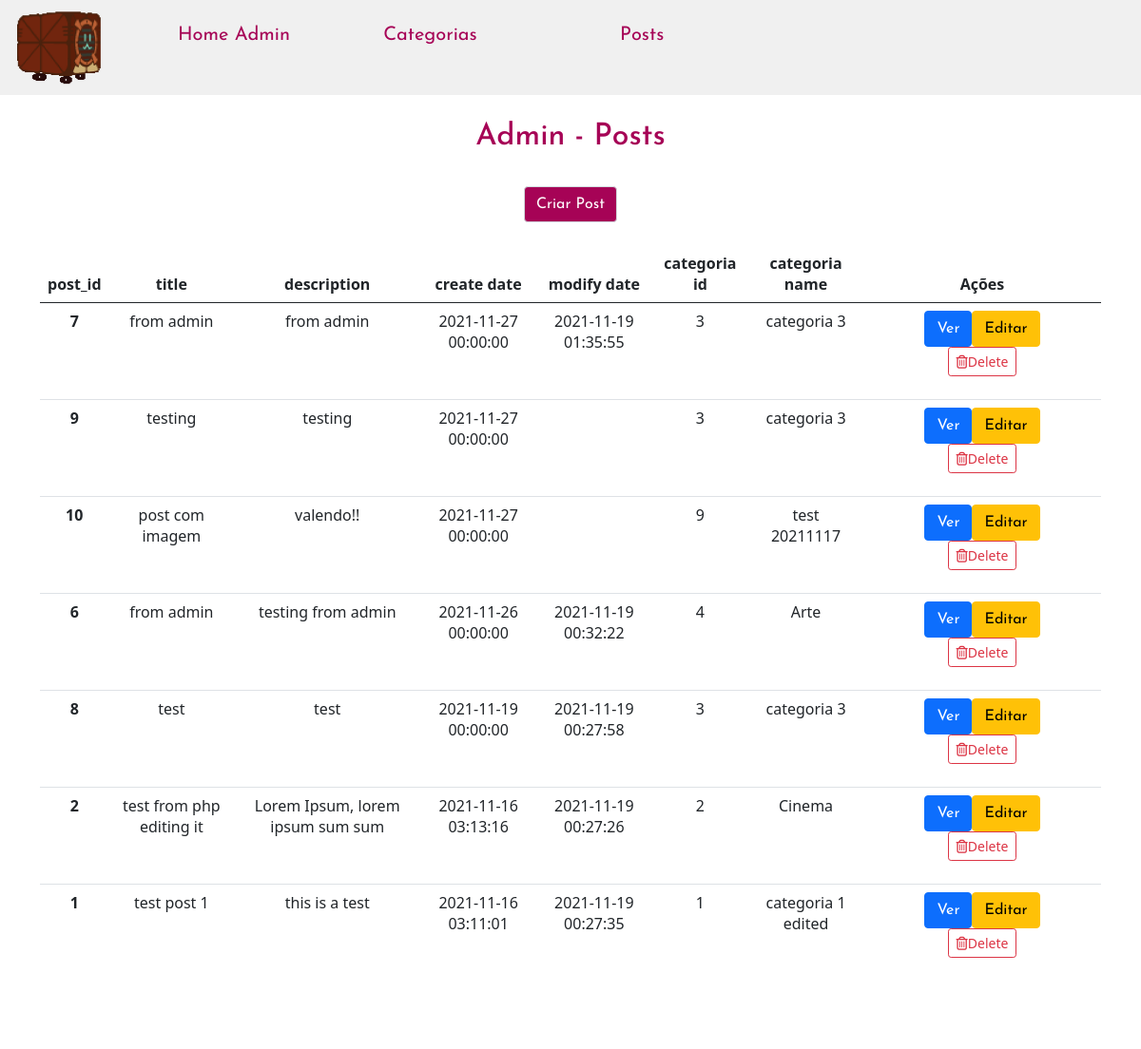
The app's page /admin/post/AdminListPost.php with its own data.
### tables this page shows
CREATE TABLE `post` (
  `post_id` int(10) UNSIGNED NOT NULL,
  `title` varchar(250) NOT NULL,
  `description` longtext DEFAULT NULL,
  `create_date` datetime NOT NULL DEFAULT current_timestamp(),
  `modify_date` datetime DEFAULT NULL ON UPDATE current_timestamp(),
  `categoria_id` int(10) UNSIGNED NOT NULL,
  `image_path` text DEFAULT NULL
);

CREATE TABLE `categoria` (
  `categoria_id` int(10) UNSIGNED NOT NULL,
  `name` varchar(100) NOT NULL,
  `description` text DEFAULT NULL,
  `create_date` datetime NOT NULL DEFAULT current_timestamp(),
  `modify_date` datetime DEFAULT NULL ON UPDATE current_timestamp()
);

### admin/post/AdminListPost.php (the view, shortened to what this page needs)
<?php
require_once __DIR__ . '/../../db/conn.inc.php';
$sql = 'select post.*,categoria.name from post,categoria WHERE post.categoria_id=categoria.categoria_id ORDER BY post.create_date DESC;';
$stmt = $conn->prepare($sql);
$stmt->execute();
$posts = $stmt->fetchAll(PDO::FETCH_ASSOC);
?>
<html>
<head>
    <link href="https://cdn.jsdelivr.net/npm/bootstrap@5.0.2/dist/css/bootstrap.min.css" rel="stylesheet">
    <link rel="stylesheet" href="lib/fontawesome-free/css/all.min.css">
    <link rel="stylesheet" href="https://code.ionicframework.com/ionicons/2.0.1/css/ionicons.min.css">
    <link rel="stylesheet" href="../../public/css/header.css">
    <link rel="stylesheet" href="../../public/css/footer.css">
    <link rel="stylesheet" href="../../public/css/main.css">
</head>
<div class="row">
    <header class="header">
        <nav>
            <ul class="nav">
                <li class="nav-item col-1">
                    <a href="../index.php"> <img src="../../public/images/dollybot.png" width="90" height="80" alt="Home" title="Home" class="logo"></a>
                </li>
                <li class="nav-item col-2 mt-2">
                    <a href="../index.php">Home Admin</a>
                </li>
                <li class="nav-item col-2 mt-2">
                    <a href="../categoria/AdminListCategoria.php">Categorias</a>
                </li>
                <li class="nav-item col-2 mt-2">
                    <a href="../post/AdminListPost.php">Posts</a>
                </li>
            </ul>
        </nav>
    </header>
</div>
<body>
    <h2>Admin - Posts</h2>
    <div class="container">
        <div class="container-fluid" style="text-align:center;">
            <a href="./Create.php" class="btn btn-info" style="color: #fff;
                background-color: #a60356;
                border-color: #d1dbdd;">
                Criar Post
            </a>
        </div>
    </div>
    <div class="container">
        <table class="table" style="text-align: center;">
            <thead>
                <tr>
                    <th scope="col">post_id</th>
                    <th scope="col">title</th>
                    <th scope="col">description</th>
                    <th scope="col">create date</th>
                    <th scope="col">modify date</th>
                    <th scope="col">categoria id</th>
                    <th scope="col">categoria name</th>
                    <th scope="col">Ações</th>
                </tr>
            </thead>
            <tbody>
                <?php
                foreach ($posts as $row) {
                    echo '<tr>';
                    echo '<th scope="row">' . $row['post_id'] . '</th>';
                    echo '<td>' . $row['title'] . '</td>';
                    echo '<td>' . $row['description'] . '</td>';
                    echo '<td>' . $row['create_date'] . '</td>';
                    echo '<td>' . $row['modify_date'] . '</td>';
                    echo '<td>' . $row['categoria_id'] . '</td>';
                    echo '<td>' . $row['name'] . '</td>';
                    echo '<td width=250>';
                    echo '<a class="btn btn-primary" href="Ver.php?id=' . $row['post_id'] . '">Ver</a>';
                    echo '<a class="btn btn-warning" href="Editar.php?id=' . $row['post_id'] . '">Editar</a>';
                ?>
                    <form method="" id="delete-form-<?php echo $row['post_id'] ?>" action="#" <input type="hidden" name="id" value="<?php echo $row['post_id']; ?>">
                        <button onclick="if (confirm('Are you sure you want delete this data?')) {
                                        event.preventDefault();
                                        document.getElementById('delete-form-{{$item->id}}').submit();
                                        }else{
                                        event.preventDefault();
                                        }
                                        " class="btn btn-outline-danger btn-rounded btn-sm my-0" href="">
                            <i class="fa fa-trash-o" aria-hidden="true"></i>Delete
                        </button>
                    </form>
                <?php
                    echo '</td>';
                    echo '</tr>';
                }
                ?>
            </tbody>
        </table>
    </div>
</body>
<footer class="estilo_footer">
    <p>© 2021 - 2025, FIAP ON - todos direitos reservados</p>
</footer>
</html>

### public/css/header.css (style rules this page uses)
nav ul { margin: 10px !important; }
nav ul li a { text-decoration: none; color: #a60356; font-family: "Josefin Sans", sans-serif; font-size: 20px; }
.logo { position: relative; }

### public/css/footer.css (style rules this page uses)
.estilo_footer { background: rgba(196, 196, 196, 0.25); width: 100%; color: black; padding: 5px; position: relative; bottom: 0; left: 0; padding-top: 10px; text-align: center; box-sizing: border-box; font-family: Josefin Sans; font-style: normal; font-weight: normal; font-size: 16px; line-height: 24px; clear: both; }

### public/css/main.css (style rules this page uses)
.header { display: block; font-family: "Josefin Sans", sans-serif; background-color: rgba(196, 196, 196, 0.25); width: 100%; color: #a60356; font-size: 24px; text-align: right; }
h2 { display: block; font-family: "Josefin Sans", sans-serif; color: #a60356; padding-top: 25px; padding-bottom: 25px; text-align: center; }
a { font-family: "Josefin Sans", sans-serif; color: #a60356; }
.container table { text-align: center !important; }

### records on screen
post: post_id "7", title "from admin", description "from admin", create_date "2021-11-27 00:00:00", modify_date "2021-11-19 01:35:55", categoria "3", categoria.name "categoria 3"
post: post_id "9", title "testing", description "testing", create_date "2021-11-27 00:00:00", categoria "3", categoria.name "categoria 3"
post: post_id "10", title "post com imagem", description "valendo!!", create_date "2021-11-27 00:00:00", categoria "9", categoria.name "test 20211117"
post: post_id "6", title "from admin", description "testing from admin", create_date "2021-11-26 00:00:00", modify_date "2021-11-19 00:32:22", categoria "4", categoria.name "Arte"
post: post_id "8", title "test", description "test", create_date "2021-11-19 00:00:00", modify_date "2021-11-19 00:27:58", categoria "3", categoria.name "categoria 3"
post: post_id "2", title "test from php editing it", description "Lorem Ipsum, lorem ipsum sum sum", create_date "2021-11-16 03:13:16", modify_date "2021-11-19 00:27:26", categoria "2", categoria.name "Cinema"
post: post_id "1", title "test post 1", description "this is a test", create_date "2021-11-16 03:11:01", modify_date "2021-11-19 00:27:35", categoria "1", categoria.name "categoria 1 edited"
